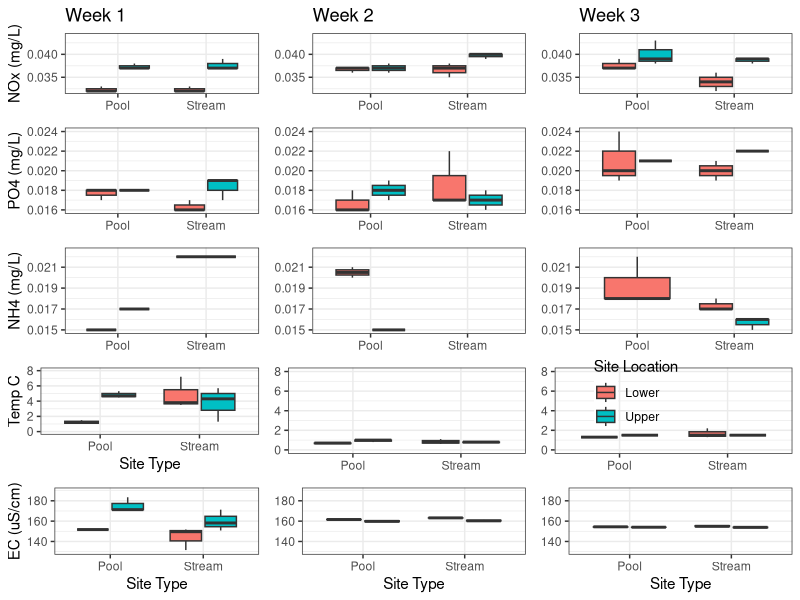
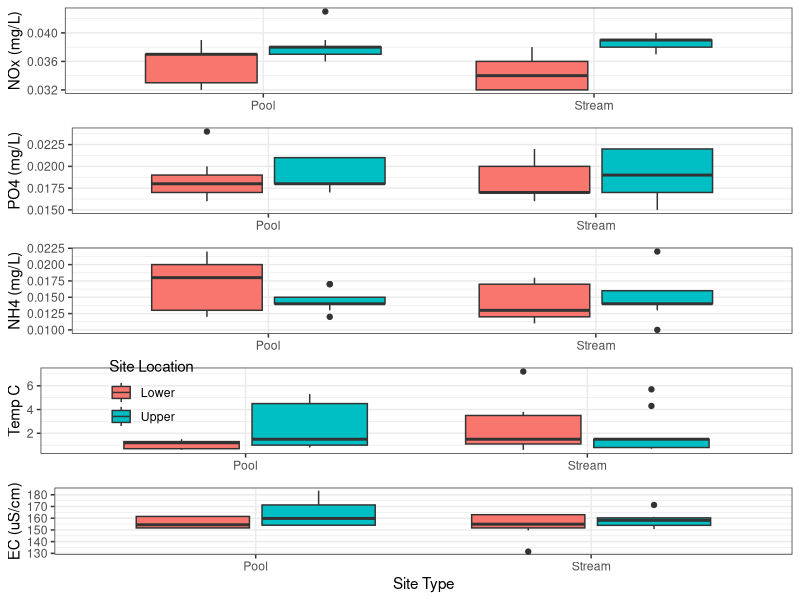

Write the R code that produced these figures, in order.
## ---- chunk 1
#| warning: false
library(ggplot2)
library(readxl)
library(dplyr)
library(cowplot)
## ---- chunk 2
setwd("/Users/hannahrichardson/Documents/BSU/Spring '23/Field Methods/FieldMethodsHydro")
list.files()
df <- read.csv("Quality Beaver Meadows Data Template.csv")
## ---- chunk 3
#set consistent y limits for each plot

noxlim<-c(0.032,0.044)
po4lim<-c(0.016,0.024)
nh4lim<-c(0.0150,0.0225)
templim<-c(0,8)
eclim<-c(130,190)
## ---- chunk 4
#Set date
date<- "2/24/23"

#Create above and below pool box and whisker plots for each measured value
NOx <- df %>%
  filter(Date == date)%>%
  ggplot(aes(x = Site_type, y = NOx_mgL, fill= Site_Location))+
  geom_boxplot(show.legend = FALSE)+
  xlab(NULL)+
  ylab('NOx (mg/L)')+
  ggtitle('Week 1')+
  theme(plot.title = element_text(hjust = 0.5))+
  ylim(noxlim)+
  theme_bw()

PO4 <- df %>%
  filter(Date == date)%>%
  ggplot(aes(x = Site_type, y = PO4_mgL, fill= Site_Location))+
  geom_boxplot(show.legend = FALSE)+
  xlab(NULL)+
  ylab('PO4 (mg/L)')+
  ylim(po4lim)+
  theme_bw()

NH4 <- df %>%
  filter(Date == date)%>%
  ggplot(aes(x = Site_type, y = NH4_mgL, fill= Site_Location))+
  geom_boxplot(show.legend = FALSE)+
  xlab(NULL)+
  ylab('NH4 (mg/L)')+
  ylim(nh4lim)+
  theme_bw()

temp <- df %>%
  filter(Date == date)%>%
  ggplot(aes(x = Site_type, y = Temp._C, fill= Site_Location))+
  geom_boxplot(show.legend = FALSE)+
  xlab(NULL)+
  xlab('Site Type')+
  ylab('Temp C')+
  ylim(templim)+
  theme_bw()

EC <- df %>%
  filter(Date == date)%>%
  ggplot(aes(x = Site_type, y = EC, fill= Site_Location))+
  geom_boxplot(show.legend = FALSE)+
  xlab('Site Type')+
  ylab('EC (uS/cm)')+
  ylim(eclim)+
  theme_bw()

#combine each individual plot into a column 
Wk1<-plot_grid(NOx, PO4, NH4, temp, EC, 
                nrow =5)

## ---- chunk 5
#set date
date<- "3/3/23"

#Create above and below pool box and whisker plots for each measured value
NOx <- df %>%
  filter(Date == date)%>%
  ggplot(aes(x = Site_type, y = NOx_mgL, fill= Site_Location))+
  geom_boxplot(show.legend = FALSE)+
  xlab(NULL)+
  ylab(NULL)+
  ggtitle('Week 2')+
  theme(plot.title = element_text(hjust = 0.5))+
  ylim(noxlim)+
  theme_bw()

PO4 <- df %>%
  filter(Date == date)%>%
  ggplot(aes(x = Site_type, y = PO4_mgL, fill= Site_Location))+
  geom_boxplot(show.legend = FALSE)+
  xlab(NULL)+
  ylab(NULL)+
  ylim(po4lim)+
  theme_bw()

NH4 <- df %>%
  filter(Date == date)%>%
  ggplot(aes(x = Site_type, y = NH4_mgL, fill= Site_Location))+
  geom_boxplot(show.legend = FALSE)+
  xlab(NULL)+
  ylab(NULL)+
  ylim(nh4lim)+
  theme_bw()

temp <- df %>%
  filter(Date == date)%>%
  ggplot(aes(x = Site_type, y = Temp._C, fill= Site_Location))+
  geom_boxplot(show.legend = FALSE)+
  xlab(NULL)+
  ylab(NULL)+
  ylim(templim)+
  theme_bw()

EC <- df %>%
  filter(Date == date)%>%
  ggplot(aes(x = Site_type, y = EC, fill= Site_Location))+
  geom_boxplot(show.legend = FALSE)+
  xlab('Site Type')+
  ylab(NULL)+
  ylim(eclim)+
  theme_bw()

#combine each individual plot into a column 
Wk2<-plot_grid(NOx, PO4, NH4, temp, EC, 
                nrow =5)

## ---- chunk 6
#set date
date<- "3/10/23"

#Create above and below pool box and whisker plots for each measured value
NOx <- df %>%
  filter(Date == date)%>%
  ggplot(aes(x = Site_type, y = NOx_mgL, fill= Site_Location))+
  geom_boxplot(show.legend = FALSE)+
  xlab(NULL)+
  ylab(NULL)+
  ggtitle('Week 3')+
  theme(plot.title = element_text(hjust = 0.5))+
  ylim(noxlim)+
  theme_bw()

PO4 <- df %>%
  filter(Date == date)%>%
  ggplot(aes(x = Site_type, y = PO4_mgL, fill= Site_Location))+
  geom_boxplot(show.legend = FALSE)+
  xlab(NULL)+
  ylab(NULL)+
  ylim(po4lim)+
  theme_bw()

NH4 <- df %>%
  filter(Date == date)%>%
  ggplot(aes(x = Site_type, y = NH4_mgL, fill= Site_Location))+
  geom_boxplot(show.legend = FALSE)+
  xlab(NULL)+
  ylab(NULL)+
  ylim(nh4lim)+
  theme_bw()

temp <- df %>%
  filter(Date == date)%>%
  ggplot(aes(x = Site_type, y = Temp._C, fill= Site_Location))+
  geom_boxplot()+
  xlab(NULL)+
  ylab(NULL)+
  theme_bw()+
  ylim(templim)+
  theme(legend.position = c(0.35, 0.7),
        legend.background = element_rect( fill = alpha("white", 0)))+
        labs(fill = "Site Location")

EC <- df %>%
  filter(Date == date)%>%
  ggplot(aes(x = Site_type, y = EC, fill= Site_Location))+
  geom_boxplot(show.legend=FALSE)+
  xlab('Site Type')+
  ylab(NULL)+
  ylim(eclim)+
  theme_bw()

#combine each individual plot into a column 
Wk3<-plot_grid(NOx, PO4, NH4, temp, EC, 
                nrow =5)
## ---- chunk 7
allplot<-plot_grid(Wk1,Wk2,Wk3,
                   ncol= 3)
## ---- chunk 8
#Create above and below pool box and whisker plots for each measured value
NOx <- df %>%
  ggplot(aes(x = Site_type, y = NOx_mgL, fill= Site_Location))+
  geom_boxplot(show.legend = FALSE)+
  xlab(NULL)+
  ylab('NOx (mg/L)')+
  theme_bw()

PO4 <- df %>%
  ggplot(aes(x = Site_type, y = PO4_mgL, fill= Site_Location))+
  geom_boxplot(show.legend = FALSE)+
  xlab(NULL)+
  ylab('PO4 (mg/L)')+
  theme_bw()

NH4 <- df %>%
  ggplot(aes(x = Site_type, y = NH4_mgL, fill= Site_Location))+
  geom_boxplot(show.legend = FALSE)+
  xlab(NULL)+
  ylab('NH4 (mg/L)')+
  theme_bw()

temp <- df %>%
  ggplot(aes(x = Site_type, y = Temp._C, fill= Site_Location))+
  geom_boxplot()+
  xlab(NULL)+
  ylab('Temp C')+
  theme_bw()+
      theme(legend.position = c(0.15, 0.7),
      legend.background = element_rect( fill = alpha("white", 0)))+
  labs(fill = "Site Location")

EC <- df %>%
  ggplot(aes(x = Site_type, y = EC, fill= Site_Location))+
  geom_boxplot(show.legend = FALSE)+
  xlab('Site Type')+
  ylab('EC (uS/cm)')+
  theme_bw()

#combine each individual plot into a column 
Combo<-plot_grid(NOx, PO4, NH4, temp, EC, 
                nrow =5)
## ---- chunk 9
pdf(file = "Allplots.pdf",
    width = 6,
    height = 10)

allplot
dev.off()

pdf(file = "Weekscombined.pdf",
    width = 4,
    height = 10)

Combo
dev.off()
